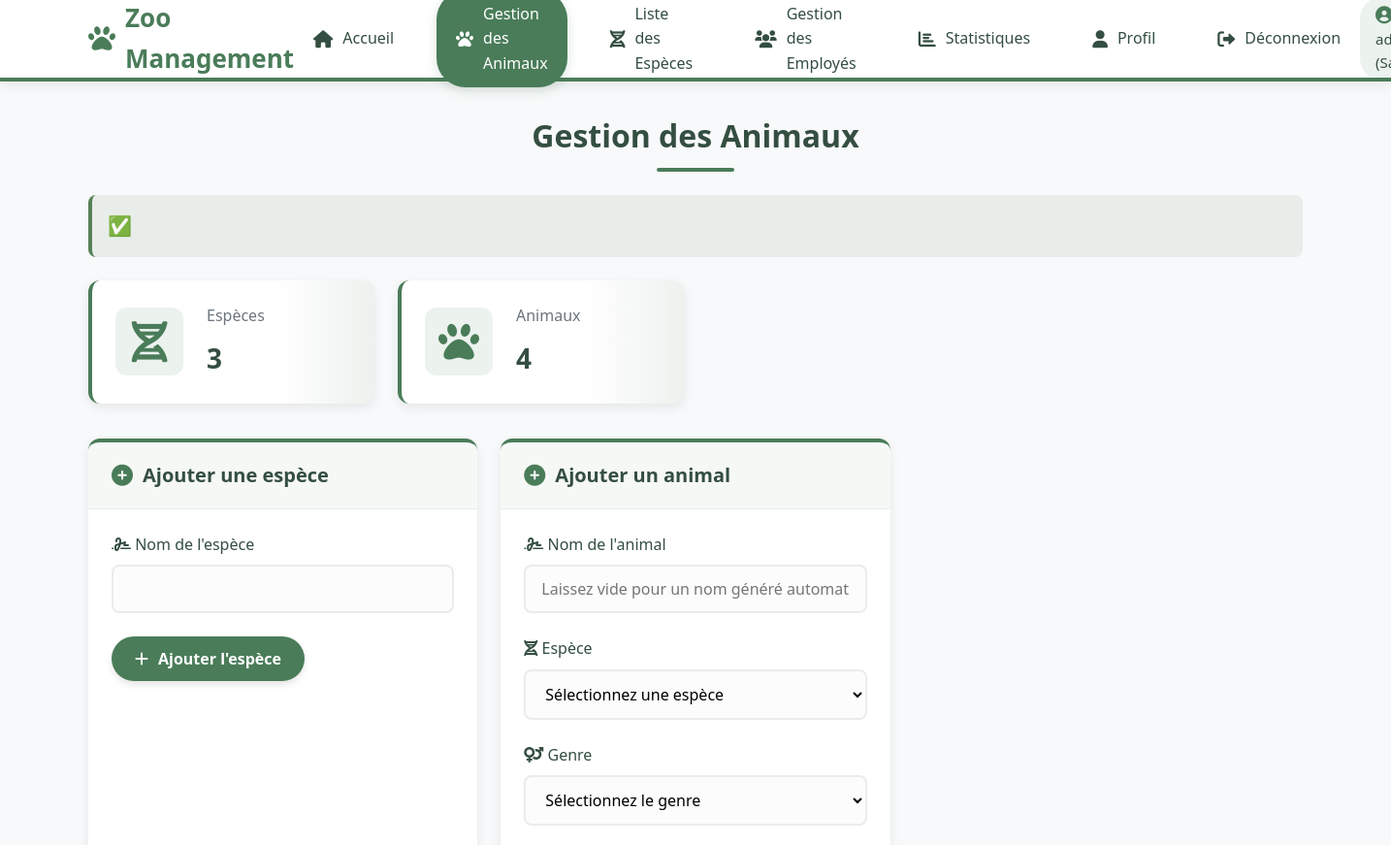
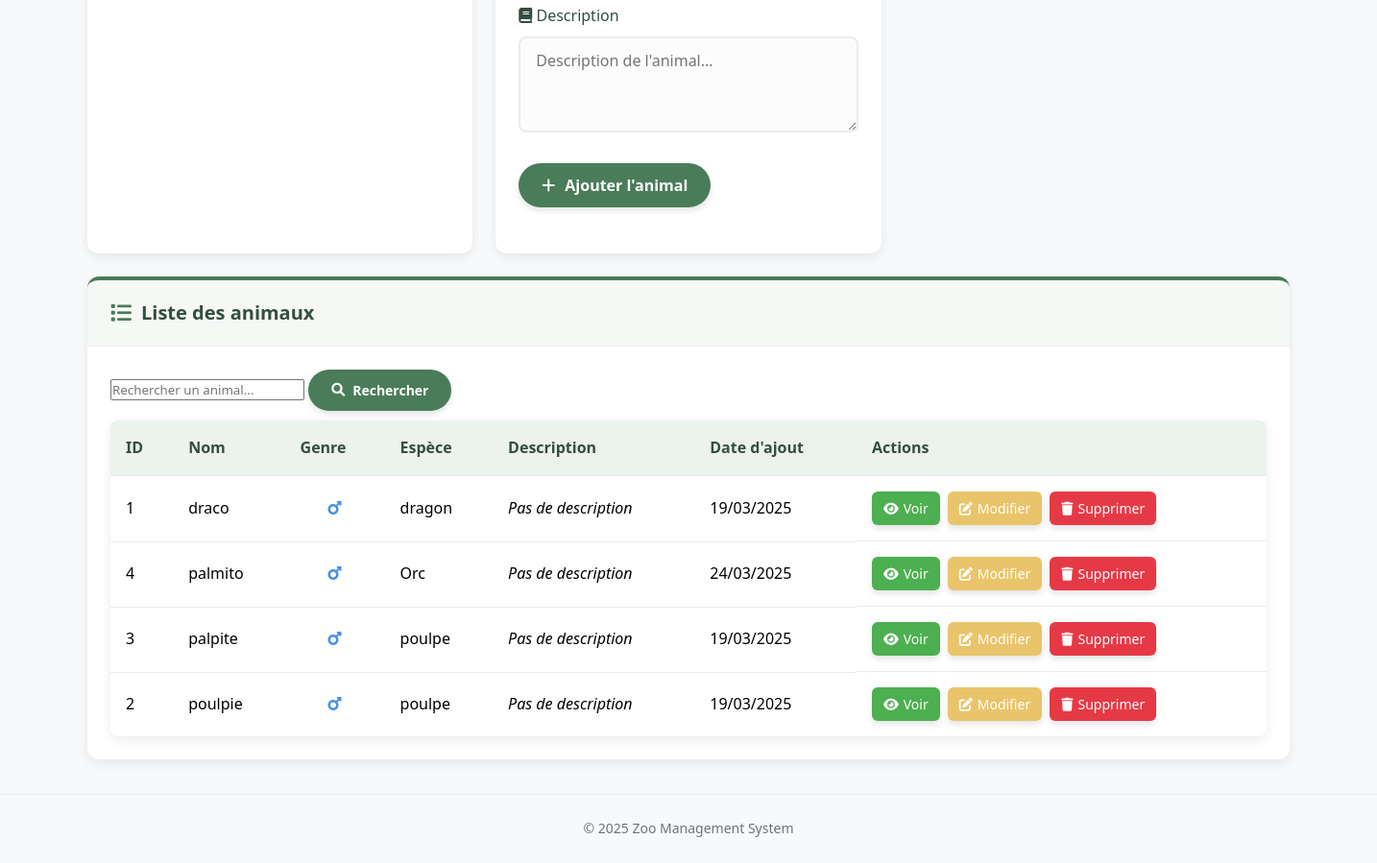
The app's page /employee_dashboard.php (signed in) with its own data (2 pictures, top to bottom).
### tables this page shows
CREATE TABLE `animals` (
  `id` int(11) NOT NULL,
  `name` varchar(100) DEFAULT NULL,
  `species_id` int(11) NOT NULL,
  `gender` enum('male','female') NOT NULL,
  `description` text DEFAULT NULL,
  `created_at` timestamp NOT NULL DEFAULT current_timestamp(),
  `updated_at` timestamp NOT NULL DEFAULT current_timestamp() ON UPDATE current_timestamp()
);

CREATE TABLE `species` (
  `id` int(11) NOT NULL,
  `name` varchar(100) NOT NULL,
  `created_at` timestamp NOT NULL DEFAULT current_timestamp()
);

### config.php (called while the page is built, shortened)
<?php
function isDirector() {
    return isset($_SESSION['role']) && $_SESSION['role'] == 'directeur';
}

### employee_dashboard.php (the view, shortened to what this page needs)
<?php
require_once 'config.php';
$species = [];
$sql = "SELECT s.*, COUNT(a.id) as animal_count
        FROM species s
        LEFT JOIN animals a ON s.id = a.species_id
        GROUP BY s.id
        ORDER BY s.name";
$result = mysqli_query($conn, $sql);
if($result) {
    while($row = mysqli_fetch_assoc($result)) {
        $species[] = $row;
    }
}
$animals = [];
$search = isset($_GET['search']) ? sanitize($_GET['search']) : '';
if(!empty($search)) {
    $sql = "SELECT a.*, s.name as species_name
            FROM animals a
            JOIN species s ON a.species_id = s.id
            WHERE a.name LIKE ?
            ORDER BY a.name";
    $stmt = mysqli_prepare($conn, $sql);
    $search_term = "%$search%";
    mysqli_stmt_bind_param($stmt, "s", $search_term);
    mysqli_stmt_execute($stmt);
    $result = mysqli_stmt_get_result($stmt);
    while($row = mysqli_fetch_assoc($result)) {
        $animals[] = $row;
    }
} else {
    $sql = "SELECT a.*, s.name as species_name
            FROM animals a
            JOIN species s ON a.species_id = s.id
            ORDER BY a.name";
    $result = mysqli_query($conn, $sql);
    if($result) {
        while($row = mysqli_fetch_assoc($result)) {
            $animals[] = $row;
        }
    }
}
$species_count = count($species);
$animal_count = count($animals);
?>
<!DOCTYPE html>
<html lang="fr">
<head>
    <link rel="stylesheet" href="style.css">
    <link rel="stylesheet" href="https://cdnjs.cloudflare.com/ajax/libs/font-awesome/6.0.0-beta3/css/all.min.css">
</head>
<body>
    <header>
        <nav class="navbar">
            <div class="logo">
                <i class="fas fa-paw"></i> Zoo Management
            </div>
            <div class="nav-links">
                <a href="dashboard.php"><i class="fas fa-home"></i> Accueil</a>
                <a href="employee_dashboard.php" class="active"><i class="fas fa-paw"></i> Gestion des Animaux</a>
                <a href="species_list.php"><i class="fas fa-dna"></i> Liste des Espèces</a>
                <?php if(isDirector()): ?>
                    <a href="director_dashboard.php"><i class="fas fa-users"></i> Gestion des Employés</a>
                    <a href="statistics.php"><i class="fas fa-chart-bar"></i> Statistiques</a>
                <?php endif; ?>
                <a href="profile.php"><i class="fas fa-user"></i> Profil</a>
                <a href="logout.php"><i class="fas fa-sign-out-alt"></i> Déconnexion</a>
            </div>
            <div class="user-info">
                <span><i class="fas fa-user-circle"></i> <?php echo htmlspecialchars($_SESSION["username"]); ?> (Salarié)</span>
            </div>
        </nav>
    </header>
    <main class="dashboard">
        <h1 class="dashboard-title">Gestion des Animaux</h1>
        <?php if(isset($_SESSION['message'])): ?>
            <div class="alert <?php echo $_SESSION['message_type']; ?>">
            </div>
        <?php endif; ?>
        <div class="dashboard-stats">
            <div class="stat-card">
                <div class="stat-icon">
                    <i class="fas fa-dna"></i>
                </div>
                <div class="stat-details">
                    <h3>Espèces</h3>
                    <p class="stat-number"><?php echo $species_count; ?></p>
                </div>
            </div>
            <div class="stat-card">
                <div class="stat-icon">
                    <i class="fas fa-paw"></i>
                </div>
                <div class="stat-details">
                    <h3>Animaux</h3>
                    <p class="stat-number"><?php echo $animal_count; ?></p>
                </div>
            </div>
        </div>
        <div class="dashboard-container">
            <div class="dashboard-card">
                <div class="card-header">
                    <h2><i class="fas fa-plus-circle"></i> Ajouter une espèce</h2>
                </div>
                <div class="card-body">
                    <form action="<?php echo htmlspecialchars($_SERVER["PHP_SELF"]); ?>" method="post" class="form">
                        <div class="form-group">
                            <label for="species_name"><i class="fas fa-signature"></i> Nom de l'espèce</label>
                            <input type="text" id="species_name" name="species_name" required>
                        </div>
                        <div class="form-group">
                            <button type="submit" class="btn btn-primary"><i class="fas fa-plus"></i> Ajouter l'espèce</button>
                        </div>
                    </form>
                </div>
            </div>
            <div class="dashboard-card">
                <div class="card-header">
                    <h2><i class="fas fa-plus-circle"></i> Ajouter un animal</h2>
                </div>
                <div class="card-body">
                    <?php if(count($species) > 0): ?>
                        <form action="<?php echo htmlspecialchars($_SERVER["PHP_SELF"]); ?>" method="post" class="form">
                            <div class="form-group">
                                <label for="animal_name"><i class="fas fa-signature"></i> Nom de l'animal</label>
                                <input type="text" id="animal_name" name="animal_name" placeholder="Laissez vide pour un nom généré automatiquement">
                            </div>
                            <div class="form-group">
                                <label for="species_id"><i class="fas fa-dna"></i> Espèce</label>
                                <select id="species_id" name="species_id" required>
                                    <option value="">Sélectionnez une espèce</option>
                                </select>
                            </div>
                            <div class="form-group">
                                <label for="gender"><i class="fas fa-venus-mars"></i> Genre</label>
                                <select id="gender" name="gender" required>
                                    <option value="">Sélectionnez le genre</option>
                                </select>
                            </div>
                            <div class="form-group">
                                <label for="description"><i class="fas fa-book"></i> Description</label>
                                <textarea id="description" name="description" rows="3" placeholder="Description de l'animal..."></textarea>
                            </div>
                            <div class="form-group">
                                <button type="submit" class="btn btn-primary"><i class="fas fa-plus"></i> Ajouter l'animal</button>
                            </div>
                        </form>
                    <?php else: ?>
                        <p class="no-data">Veuillez d'abord ajouter une espèce.</p>
                    <?php endif; ?>
                </div>
            </div>
            <div class="dashboard-card full-width">
                <div class="card-header">
                    <h2><i class="fas fa-list"></i> Liste des animaux</h2>
                </div>
                <div class="card-body">
                    <div class="search-box">
                        <form method="get" class="search-form">
                            <input type="text" name="search" placeholder="Rechercher un animal..."
                                   value="<?php echo htmlspecialchars($search); ?>">
                            <button type="submit" class="btn btn-primary">
                                <i class="fas fa-search"></i> Rechercher
                            </button>
                        </form>
                    </div>
                    <?php if(count($animals) > 0): ?>
                        <table class="table">
                            <thead>
                                <tr>
                                    <th>ID</th>
                                    <th>Nom</th>
                                    <th>Genre</th>
                                    <th>Espèce</th>
                                    <th>Description</th>
                                    <th>Date d'ajout</th>
                                    <th>Actions</th>
                                </tr>
                            </thead>
                            <tbody>
                                <?php foreach($animals as $animal): ?>
                                <tr>
                                    <td><?php echo $animal['id']; ?></td>
                                    <td>
                                        <?php echo $animal['name'] ? htmlspecialchars($animal['name']) : '<em>Sans nom</em>'; ?>
                                    </td>
                                    <td class="gender-cell">
                                        <?php if($animal['gender'] == 'male'): ?>
                                            <i class="fas fa-mars male"></i>
                                        <?php else: ?>
                                            <i class="fas fa-venus female"></i>
                                        <?php endif; ?>
                                    </td>
                                    <td><?php echo htmlspecialchars($animal['species_name']); ?></td>
                                    <td class="description-cell">
                                        <?php
                                            echo $animal['description'] ?
                                                '<span class="description-preview">' . substr(htmlspecialchars($animal['description']), 0, 50) . '...</span>' :
                                                '<em>Pas de description</em>';
                                        ?>
                                    </td>
                                    <td><?php echo date('d/m/Y', strtotime($animal['created_at'])); ?></td>
                                    <td class="actions">
                                        <button class="btn btn-view" data-id="<?php echo $animal['id']; ?>"
                                                data-description="<?php echo htmlspecialchars($animal['description']); ?>">
                                            <i class="fas fa-eye"></i> Voir
                                        </button>
                                        <button class="btn btn-edit" data-id="<?php echo $animal['id']; ?>"
                                                data-name="<?php echo htmlspecialchars($animal['name']); ?>">
                                            <i class="fas fa-edit"></i> Modifier
                                        </button>
                                        <button class="btn btn-delete" onclick="deleteAnimal(<?php echo $animal['id']; ?>)">
                                            <i class="fas fa-trash"></i> Supprimer
                                        </button>
                                    </td>
                                </tr>
                                <?php endforeach; ?>
                            </tbody>
                        </table>
                    <?php else: ?>
                        <p class="no-data">Aucun animal trouvé.</p>
                    <?php endif; ?>
                </div>
            </div>
        </div>
    </main>
    <footer class="footer">
        <p>&copy; <?php echo date("Y"); ?> Zoo Management System</p>
    </footer>
</body>
</html>

### records on screen
animals: id "1", name "draco", gender "male" (drawn), species.name "dragon", shows "Pas de description", created_at "19/03/2025"
animals: id "4", name "palmito", gender "male" (drawn), species.name "Orc", shows "Pas de description", created_at "24/03/2025"
animals: id "3", name "palpite", gender "male" (drawn), species.name "poulpe", shows "Pas de description", created_at "19/03/2025"
animals: id "2", name "poulpie", gender "male" (drawn), species.name "poulpe", shows "Pas de description", created_at "19/03/2025"

### other values on screen
$species_count "3"
$animal_count "4"
